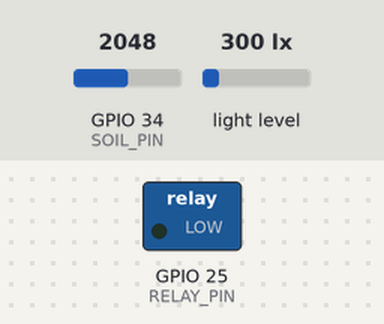
Recording of a sketch running on a simulated ESP32. Parts: switched loads named in the sketch (green lamp = pin HIGH). The inputs (shaded band) are chosen by the test bench; at power-on: GPIO 34 (SOIL_PIN) = 2048, light level 300 lx. WiFi joins after 1.5 s; servers stay silent unless stated; uploads are accepted with an empty reply; what the sketch prints to the serial monitor is not drawn.

Above: at 0.0 s.
At 1.8 s:
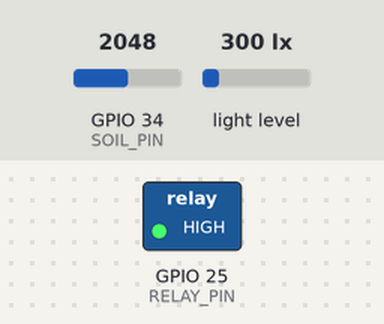
Timing chart, 0 to 3.3 s (numbered marks = the images above):
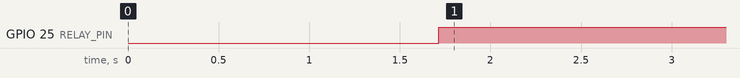

The sketch:

selfIrrigation.ino
```cpp
#include <Wire.h>
#include <BH1750.h>
#include <HTTPClient.h>
#include <WiFi.h>

#define SOIL_PIN 34
#define RELAY_PIN 25

const char* ssid="";
const char* password="";
const char* server="https://ismacarbo.org";

BH1750 lightMeter;

void setup(){
  Serial.begin(115200);
  delay(10);
  WiFi.begin(ssid,password);
  Serial.print("connecting to wifi...");
  while(WiFi.status()!=WL_CONNECTED){
    delay(500);
    Serial.print(".");
  }

  Serial.print(" connected");

  //bh1750 connection
  Wire.begin(21,22);
  if(!lightMeter.begin(BH1750::CONTINUOUS_HIGH_RES_MODE)){
    Serial.print("1750 error");
    while(1);
  }

  //relay status
  pinMode(RELAY_PIN,OUTPUT);
  digitalWrite(RELAY_PIN,LOW); //off
}


void loop(){

  int soilRaw = analogRead(SOIL_PIN);
  float soilPercent = map(soilRaw, 3500, 1400, 0, 100); //mapping soil data
  soilPercent = constrain(soilPercent, 0, 100);
  float lux = lightMeter.readLightLevel();

  Serial.print("Soil: ");
  Serial.print(soilPercent);
  Serial.print("Light: ");
  Serial.print(lux);


  //sending datas to server
    if (WiFi.status() == WL_CONNECTED) {
    HTTPClient http;
    http.begin(String(server) + "/api/irrigation_data");
    http.addHeader("Content-Type", "application/json");
    String body = "{\"moisture\":";
           body += String(soilPercent,1);
           body += ",\"light\":";
           body += String(lux,1);
           body += "}";
    int httpCode = http.POST(body);
    Serial.printf("POST /api/irrigation_data → %d\n", httpCode);
    http.end();
  } else {
    Serial.println("WiFi non connesso, salto POST");
  }


  //checking soil and lux datas
  if(soilPercent<50.0&&lux<30){
    Serial.print("pump activated");
    digitalWrite(RELAY_PIN,LOW); //relay on
  }else{
    Serial.print("pump disactivated");
    digitalWrite(RELAY_PIN,HIGH);
  }

  delay(5000);
}
```

Measured:
- by itself, GPIO 25 (RELAY_PIN): LOW → HIGH at 1.7 s
